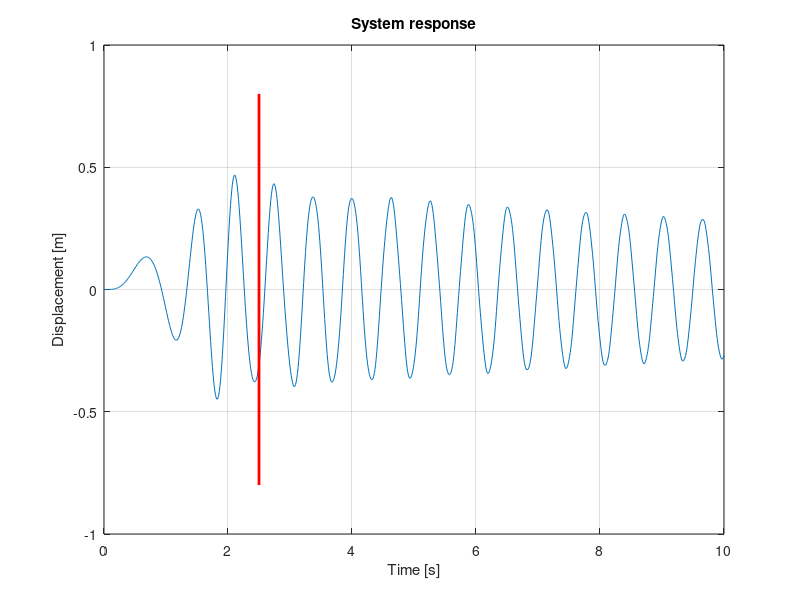

The MATLAB script that drew this image:
clear
close all


% System parameters
m = 1;
k = 100;
c = 0.1;
A = 10;

% Computation parameters
y0 = [0;0];           % Starting position and veloctiy
tspan = 0 : 0.01 : 10;  % Solved timespan

% Tolerances (set to 0 to use default parameters)
rtol = 1e-6;
atol = 1e-9;

% Define function for force frequency
omega = @(t) 4*t;


% Compute natural frequencies
dr = c/(2*sqrt(k*m));   % Damping ratio
wn = sqrt(k/m);         % Undamped natural frequency
wd = wn*sqrt(1-dr^2);   % Damped natural frequency

% Compute time when force frequency passes damped natural frequency
wdfun = @(t) omega(t)-wd;
t_wd = fzero(wdfun,0);

% Equation of motion for spring-mass-damper: mx'' + cx' + kx = F
% Reduced to 1st order ODE system (y1 = x, y2 = x') :
odefun = @(t,y) [y(2) ; (- k*y(1) - c*y(2) + A*sin(omega(t)*t))/m];

% Choose solver and solver options
% opts = odeset('RelTol',rtol,'AbsTol',atol);
[~,y] = ode45(odefun,tspan,y0);


% Plot response
figure
plot(tspan,y(:,1));
hold on
plot([t_wd,t_wd],ylim,'r','LineWidth',2);
grid on
title('System response')
ylabel('Displacement [m]')
xlabel('Time [s]')